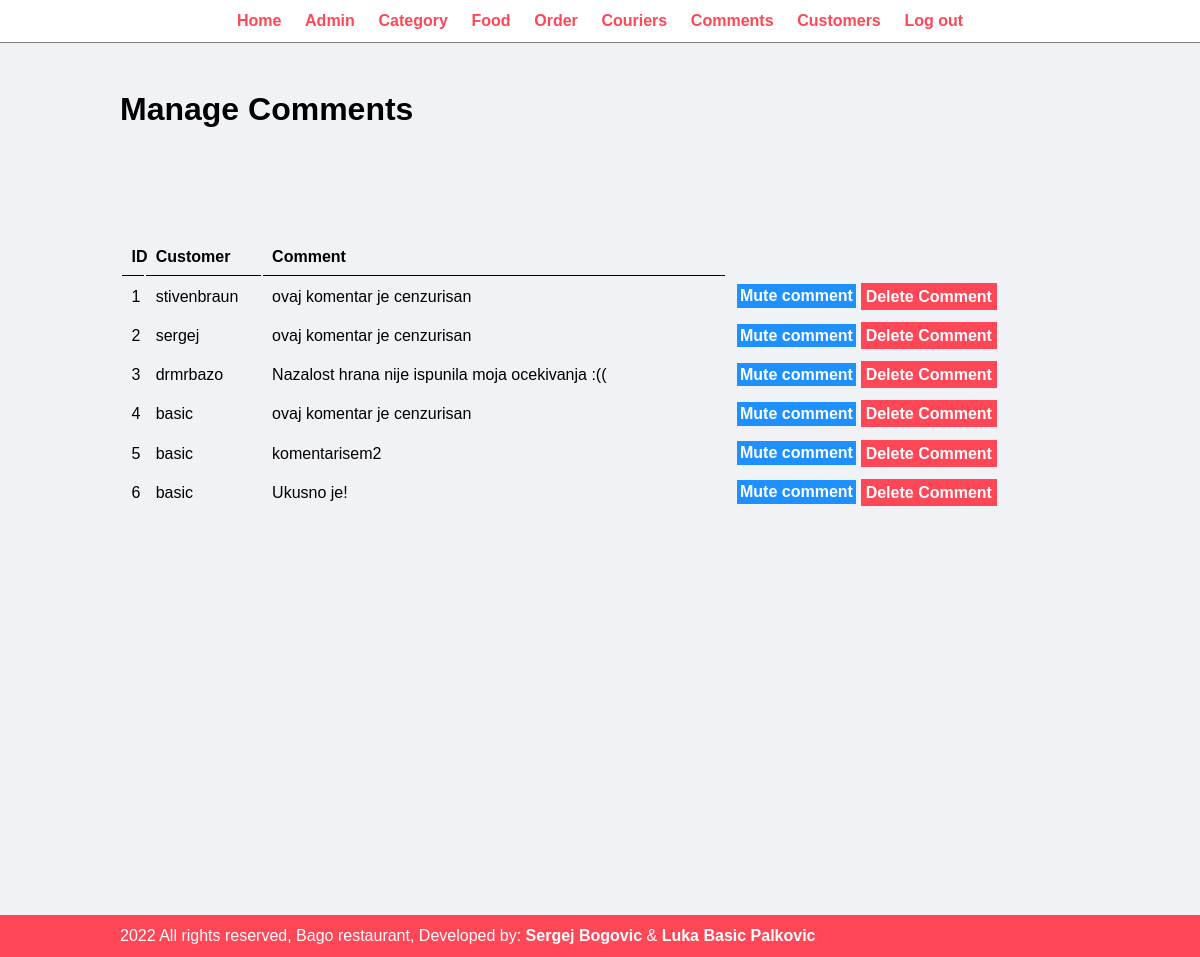
Screenshot of /admin/manage-comments.php (signed in) with the database file from the repository.
### tables this page shows
CREATE TABLE `tbl_comments` (
  `id` int(11) NOT NULL,
  `id_customer` int(11) NOT NULL,
  `customer` varchar(255) NOT NULL,
  `comment` text NOT NULL
);

### admin/manage-comments.php (the view, shortened to what this page needs)
<?php include("partials/menu.php"); ?>
<div class="main-content">
    <div class="wrapper">
        <h1>Manage Comments</h1>
        <br>
        <br><br><br>
        <br><br>
        <table class="tbl-full">
            <tr>
                <th>ID</th>
                <th>Customer</th>
                <th>Comment</th>
            </tr>
            <?php
            $sql = "SELECT * FROM tbl_comments";
            $res = mysqli_query($conn, $sql);
            if ($res == TRUE) {
                $count = mysqli_num_rows($res);
                $sn = 1;
                if ($count > 0) {
                    while ($rows = mysqli_fetch_assoc($res)) {
                        $id_user = $rows['id_customer'];
                        $id_comment = $rows['id'];
                        $comment = $rows['comment'];
                        $customer = $rows['customer'];
            ?>
                        <tr>
                            <td><?php echo $sn++; ?> </td>
                            <td><?php echo $customer; ?></td>
                            <td><?php echo $comment; ?></td>
                            <td>
                                <a href="<?php echo SITEURL; ?>admin/update-comment.php?id_user=<?php echo $id_user; ?>&id_comment=<?php echo $id_comment; ?>" class="btn-primary">Mute comment</a>
                                <a href="<?php echo SITEURL; ?>admin/delete-comments.php?id_comment=<?php echo $id_comment ?>" class="btn-danger">Delete Comment</a>
                            </td>
                        </tr>
            <?php
                    }
                } else {
                }
            }
            ?>
        </table>
    </div>
</div>
<?php include('partials/footer.php'); ?>

### adminstyle/admin.css (style rules this page uses)
* { margin: 0; padding: 0; font-family: Arial, Helvetica, sans-serif; }
.wrapper { padding: 1%; width: 80%; margin: 0 auto; }
.tbl-full { width: 100%; }
table tr th { border-bottom: 1px solid black; padding: 1%; text-align: left; }
table tr td { padding: 1%; }
.btn-primary { background-color: #1e90ff; padding: 1%; color: white; text-decoration: none; font-weight: bold; }
.btn-danger { background-color: #ff4757; padding: 1%; color: white; text-decoration: none; font-weight: bold; padding: 5px; }
.main-content { background-color: #f1f2f6; padding: 3% 0; position: relative; min-height: 100vh; }

### rows the page displays
tbl_comments: customer "stivenbraun", comment "ovaj komentar je cenzurisan"
tbl_comments: customer "sergej", comment "ovaj komentar je cenzurisan"
tbl_comments: customer "drmrbazo", comment "Nazalost hrana nije ispunila moja ocekivanja :(("
tbl_comments: customer "basic", comment "ovaj komentar je cenzurisan"
tbl_comments: customer "basic", comment "komentarisem2"
tbl_comments: customer "basic", comment "Ukusno je!"
